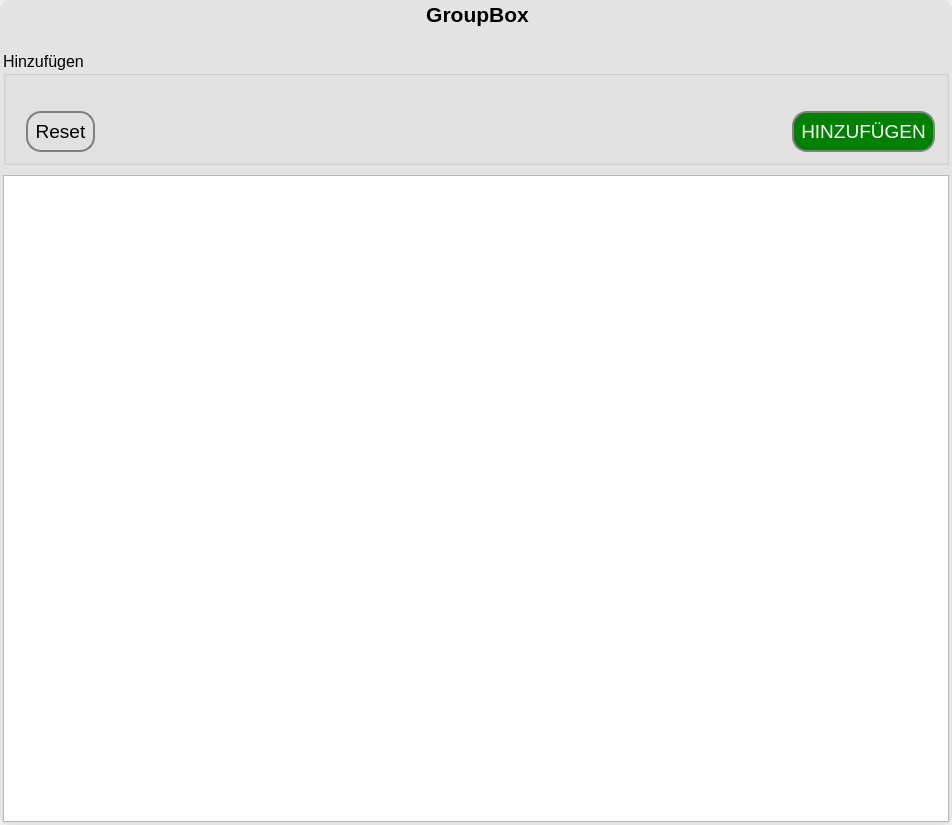
<?xml version="1.0" encoding="UTF-8"?>
<ui version="4.0">
 <class>Form</class>
 <widget class="QWidget" name="Form">
  <property name="geometry">
   <rect>
    <x>0</x>
    <y>0</y>
    <width>952</width>
    <height>825</height>
   </rect>
  </property>
  <property name="windowTitle">
   <string>Form</string>
  </property>
  <property name="styleSheet">
   <string notr="true"/>
  </property>
  <layout class="QGridLayout" name="gridLayout_2">
   <property name="leftMargin">
    <number>0</number>
   </property>
   <property name="topMargin">
    <number>0</number>
   </property>
   <property name="rightMargin">
    <number>0</number>
   </property>
   <property name="bottomMargin">
    <number>0</number>
   </property>
   <item row="0" column="0">
    <layout class="QVBoxLayout" name="verticalLayout">
     <property name="spacing">
      <number>0</number>
     </property>
     <item>
      <widget class="QGroupBox" name="lfbArrayGroup">
       <property name="font">
        <font>
         <pointsize>16</pointsize>
         <weight>75</weight>
         <bold>true</bold>
        </font>
       </property>
       <property name="styleSheet">
        <string notr="true">QGroupBox#lfbArrayGroup{
	background: rgba(0,0,0,0.05);
	border-radius: 10px;
	padding: 10px;
}
</string>
       </property>
       <property name="title">
        <string>GroupBox</string>
       </property>
       <property name="alignment">
        <set>Qt::AlignCenter</set>
       </property>
       <layout class="QGridLayout" name="gridLayout">
        <property name="leftMargin">
         <number>0</number>
        </property>
        <property name="topMargin">
         <number>0</number>
        </property>
        <property name="rightMargin">
         <number>0</number>
        </property>
        <property name="bottomMargin">
         <number>0</number>
        </property>
        <property name="spacing">
         <number>0</number>
        </property>
        <item row="0" column="0">
         <layout class="QVBoxLayout" name="verticalLayout_2">
          <property name="spacing">
           <number>10</number>
          </property>
          <property name="topMargin">
           <number>20</number>
          </property>
          <item>
           <widget class="QgsCollapsibleGroupBox" name="lfbArrayFormGroup">
            <property name="font">
             <font>
              <pointsize>12</pointsize>
             </font>
            </property>
            <property name="styleSheet">
             <string notr="true"/>
            </property>
            <property name="title">
             <string>Hinzufügen</string>
            </property>
            <property name="collapsed">
             <bool>false</bool>
            </property>
            <property name="saveCollapsedState">
             <bool>true</bool>
            </property>
            <layout class="QGridLayout" name="gridLayout_3">
             <property name="leftMargin">
              <number>10</number>
             </property>
             <property name="topMargin">
              <number>0</number>
             </property>
             <property name="rightMargin">
              <number>1</number>
             </property>
             <property name="bottomMargin">
              <number>0</number>
             </property>
             <item row="0" column="0">
              <layout class="QGridLayout" name="lfbArrayInput">
               <property name="topMargin">
                <number>25</number>
               </property>
              </layout>
             </item>
             <item row="1" column="0">
              <layout class="QHBoxLayout" name="horizontalLayout_5">
               <item>
                <widget class="QPushButton" name="pushButton">
                 <property name="font">
                  <font>
                   <pointsize>14</pointsize>
                  </font>
                 </property>
                 <property name="cursor">
                  <cursorShape>PointingHandCursor</cursorShape>
                 </property>
                 <property name="styleSheet">
                  <string notr="true">QPushButton{
	border: 2px solid gray;
	border-radius: 15px;
	padding:7px;
	margin: 10px;
	background-color: transparent;
	color: #000;
}
QPushButton:disabled{
	background-color:transparent;
	color: rgba(0,0,0,0.3);
}</string>
                 </property>
                 <property name="text">
                  <string>Reset</string>
                 </property>
                </widget>
               </item>
               <item>
                <spacer name="horizontalSpacer">
                 <property name="orientation">
                  <enum>Qt::Horizontal</enum>
                 </property>
                 <property name="sizeHint" stdset="0">
                  <size>
                   <width>40</width>
                   <height>20</height>
                  </size>
                 </property>
                </spacer>
               </item>
               <item>
                <widget class="QPushButton" name="lfbAddBtn">
                 <property name="font">
                  <font>
                   <pointsize>14</pointsize>
                   <weight>50</weight>
                   <bold>false</bold>
                  </font>
                 </property>
                 <property name="cursor">
                  <cursorShape>PointingHandCursor</cursorShape>
                 </property>
                 <property name="styleSheet">
                  <string notr="true">QPushButton{
	border: 2px solid gray;
	border-radius: 15px;
	padding:7px;
	margin: 10px;
	background-color: green;
	color: #fff;
}
QPushButton:disabled{
	background-color:transparent;
	color: rgba(0,0,0,0.3);
}</string>
                 </property>
                 <property name="text">
                  <string>HINZUFÜGEN</string>
                 </property>
                </widget>
               </item>
              </layout>
             </item>
            </layout>
           </widget>
          </item>
          <item>
           <widget class="QTableWidget" name="lfbArrayOutput">
            <property name="font">
             <font>
              <pointsize>13</pointsize>
              <weight>50</weight>
              <bold>false</bold>
             </font>
            </property>
            <property name="styleSheet">
             <string notr="true"/>
            </property>
            <property name="editTriggers">
             <set>QAbstractItemView::NoEditTriggers</set>
            </property>
            <property name="dragDropOverwriteMode">
             <bool>false</bool>
            </property>
            <property name="alternatingRowColors">
             <bool>true</bool>
            </property>
            <property name="textElideMode">
             <enum>Qt::ElideNone</enum>
            </property>
            <property name="verticalScrollMode">
             <enum>QAbstractItemView::ScrollPerPixel</enum>
            </property>
            <property name="horizontalScrollMode">
             <enum>QAbstractItemView::ScrollPerPixel</enum>
            </property>
            <property name="sortingEnabled">
             <bool>false</bool>
            </property>
            <attribute name="verticalHeaderStretchLastSection">
             <bool>false</bool>
            </attribute>
           </widget>
          </item>
         </layout>
        </item>
       </layout>
      </widget>
     </item>
    </layout>
   </item>
  </layout>
 </widget>
 <customwidgets>
  <customwidget>
   <class>QgsCollapsibleGroupBox</class>
   <extends>QGroupBox</extends>
   <header>qgscollapsiblegroupbox.h</header>
   <container>1</container>
  </customwidget>
 </customwidgets>
 <resources/>
 <connections/>
</ui>
